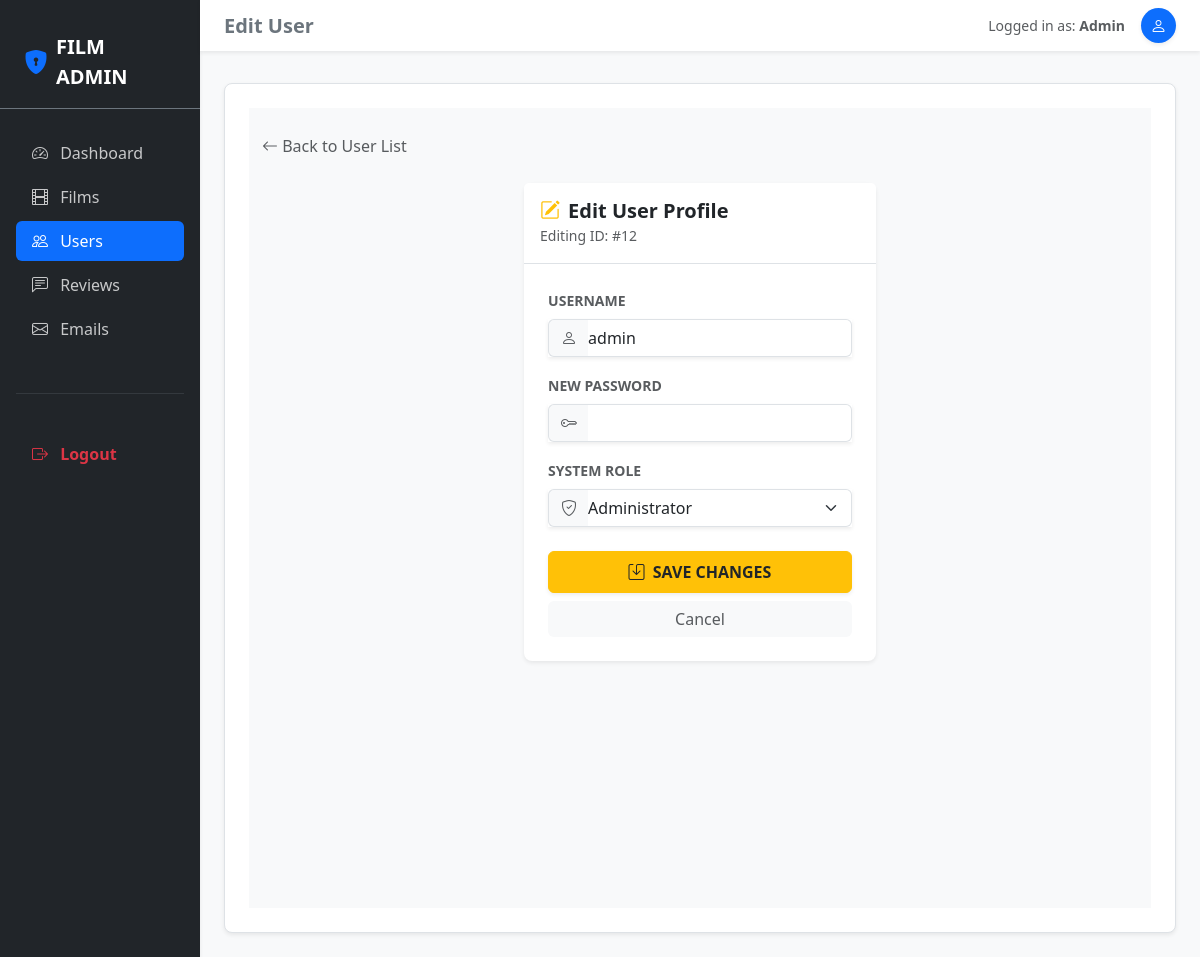
The app's page /admin.php?admin=1&page=users&action=edit&id=12 (signed in) with its own data.
### tables this page shows
CREATE TABLE `users` (
  `id` int(11) NOT NULL,
  `username` text NOT NULL,
  `password` text NOT NULL,
  `role` int(11) NOT NULL DEFAULT 0,
  `createdAt` int(11) NOT NULL
);

### controllers/admin/user.controller.php (called while the page is built, shortened)
<?php
require __DIR__ . "/../../services/user.service.php";
function editUserPageAdmin()
{
    try {
        $id = $_GET["id"];
        $user = getUserByIdService($id);
        include __DIR__ . "/../../views/pages/admin/users/edit.html.php";
        include __DIR__ . "/../../views/layouts/admin.php";
    } catch (Error $e) {
        echo $e->getMessage();
    }
}

### models/User.php (called while the page is built, shortened)
<?php
require __DIR__ . "/../config/database.php";
function getUserById($id)
{
    global $pdo;
    $sql = "SELECT * FROM users WHERE id=?;";
    $stmt = $pdo->prepare($sql);
    $stmt->execute([$id]);
    return $stmt->fetch();
}

### services/user.service.php (called while the page is built, shortened)
<?php
require __DIR__ . "/../models/User.php";
function getUserByIdService($id)
{
    return getUserById($id);
}

### views/pages/admin/users/edit.html.php (the view, shortened to what this page needs)
<div class="container-fluid py-4 bg-light min-vh-100">
    <div class="mb-4">
        <a href="admin.php?admin=<?= $_SESSION["user"]["role"] ?>&page=users" class="btn btn-link text-decoration-none p-0 text-muted">
            <i class="bi bi-arrow-left"></i> Back to User List
        </a>
    </div>
    <div class="row justify-content-center">
        <div class="col-md-6 col-lg-5">
            <div class="card border-0 shadow-sm rounded-3">
                <div class="card-header bg-white border-bottom py-3">
                    <h5 class="fw-bold mb-0 text-dark">
                        <i class="bi bi-pencil-square text-warning me-2"></i>Edit User Profile
                    </h5>
                    <small class="text-muted">Editing ID: #<?= htmlspecialchars($user["id"]) ?></small>
                </div>
                <div class="card-body p-4">
                    <form action="admin.php?admin=<?= $_SESSION["user"]["role"] ?>&page=users&action=update&id=<?= htmlspecialchars($user["id"]) ?>" method="post">
                        <div class="mb-3">
                            <label for="username" class="form-label small fw-bold text-muted text-uppercase">Username</label>
                            <div class="input-group shadow-sm">
                                <span class="input-group-text bg-light border-end-0 text-muted">
                                    <i class="bi bi-person"></i>
                                </span>
                                <input type="text" name="username" id="username"
                                       class="form-control border-start-0 ps-0"
                                       value="<?= htmlspecialchars($user["username"]) ?>" required>
                            </div>
                        </div>
                        <div class="mb-3">
                            <label for="password" class="form-label small fw-bold text-muted text-uppercase">New Password</label>
                            <div class="input-group shadow-sm">
                                <span class="input-group-text bg-light border-end-0 text-muted">
                                    <i class="bi bi-key"></i>
                                </span>
                                <input type="password" name="password" id="password"
                                       class="form-control border-start-0 ps-0"
                                       minlength="6">
                            </div>
                        </div>
                        <div class="mb-4">
                            <label for="role" class="form-label small fw-bold text-muted text-uppercase">System Role</label>
                            <div class="input-group shadow-sm">
                                <span class="input-group-text bg-light border-end-0 text-muted">
                                    <i class="bi bi-shield-check"></i>
                                </span>
                                <select name="role" id="role" class="form-select border-start-0 ps-0">
                                    <option value="1" <?= $user["role"] == 1 ? 'selected' : '' ?>>Administrator</option>
                                </select>
                            </div>
                        </div>
                        <div class="d-grid gap-2">
                            <button type="submit" class="btn btn-warning fw-bold py-2 shadow-sm text-dark">
                                <i class="bi bi-save me-1"></i> SAVE CHANGES
                            </button>
                            <a href="admin.php?admin=<?= $_SESSION["user"]["role"] ?>&page=users"
                               class="btn btn-light text-muted border-0">
                                Cancel
                            </a>
                        </div>
                    </form>
                </div>
            </div>
        </div>
    </div>
</div>

### records on screen
users: id "12", username "admin", role "Administrator"

### other values on screen
$header "Edit User"
